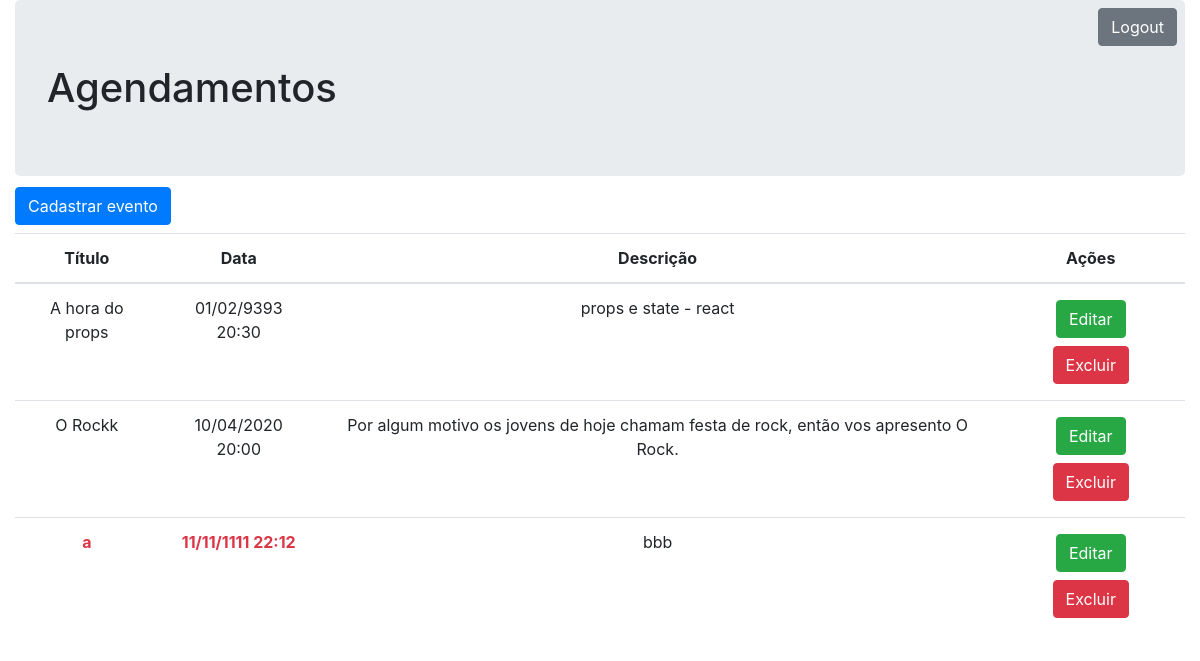
The page /agenda/ (signed in) on the database as committed earlier.
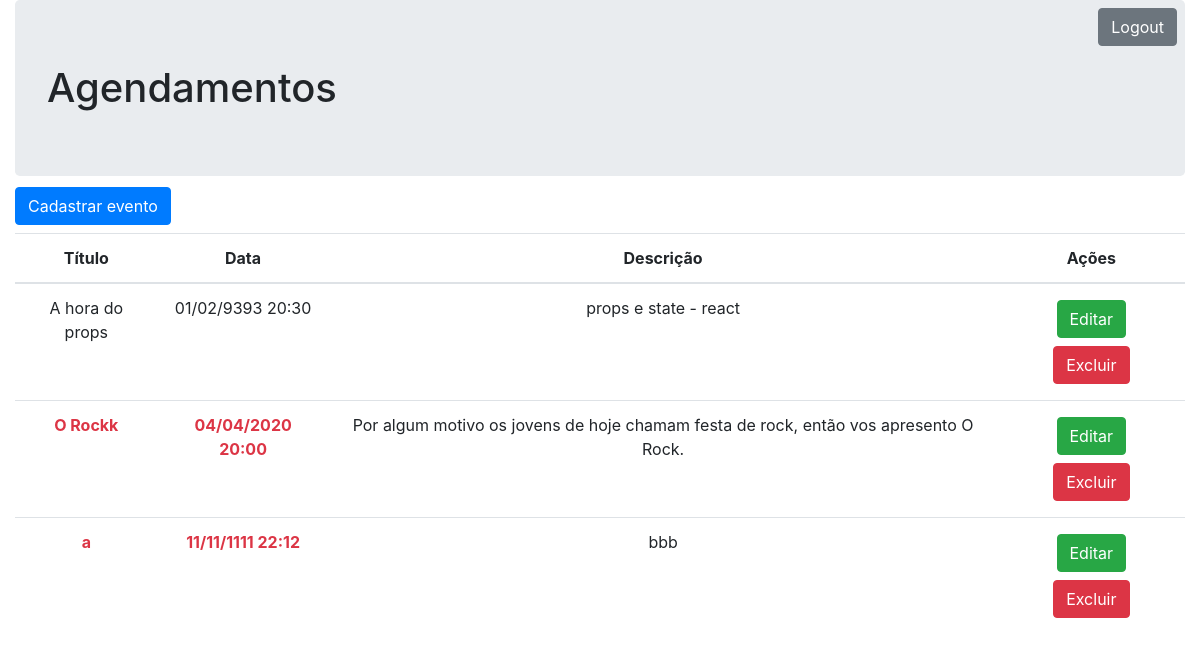
The same page on the database as committed later.
### core/models.py (models this page shows, shortened)
class Evento (models.Model):
    titulo = models.CharField(max_length=100)
    descricao = models.TextField(blank=True, null=True)
    data_evento = models.DateTimeField(verbose_name='Data do Evento')
    data_criacao = models.DateTimeField(auto_now=True, verbose_name='Data de Criação')
    local = models.CharField(max_length=100, blank=True, null=True)
    usuario = models.ForeignKey(User, on_delete=models.CASCADE)
    class Meta:
        db_table = 'evento'
    def get_data_evento(self):
        return self.data_evento.strftime('%d/%m/%Y %H:%M')
    def get_evento_atrasado(self):
        if datetime.now() > self.data_evento:
            return True
        else:
            return False

### core/views.py (the view)
# urls.py: path('agenda/', views.lista_eventos),
@login_required(login_url='/login/')
def lista_eventos(request):
    usuario = request.user
    eventos = Evento.objects.filter(usuario=usuario).order_by('-data_evento')
    response = {'eventos':eventos}
    return render(request, 'agenda.html', response)

### templates/agenda.html
{% extends "model-page.html" %}
{% block content %}
    <div class="container-fluid">
        <a href="/logout" class="btn btn-secondary float-right m-2">Logout</a>
        <h1 class="jumbotron">Agendamentos</h1>
        <a href="evento/" class="btn btn-primary mb-2 mt-n4">Cadastrar evento</a>
        <table class="table">
          <thead>
            <tr class="text-center">
              <th scope="col">Título</th>
              <th scope="col">Data</th>
              <th scope="col">Descrição</th>
              <th scope="col">Ações</th>
            </tr>
          </thead>
          <tbody>
            {% for evento in eventos %}
                <tr class="text-center">
                    <td {% if evento.get_evento_atrasado %} class="text-danger font-weight-bold" {% endif %}>{{evento.titulo}}</td>
                    <td {% if evento.get_evento_atrasado %} class="text-danger font-weight-bold" {% endif %}>{{evento.get_data_evento}}</td>
                    <td>{{evento.descricao}}</td>
                    <td>
                        <a href="evento/?id={{ evento.id }}" class="btn btn-success m-1 fonte-branca">Editar</a>
                        <a href="evento/delete/{{ evento.id }}" class="btn btn-danger m-1 fonte-branca">Excluir</a>
                    </td>
                </tr>
            {% endfor %}
          </tbody>
        </table>
    </div>
{% endblock %}

Rows that differ between the two databases and show on the page:
changed Evento "O Rockk": data_evento "2020-04-10 20:00:00" → "2020-04-04 20:00:00" (drawn); get_data_evento "10/04/2020 20:00" → "04/04/2020 20:00"
